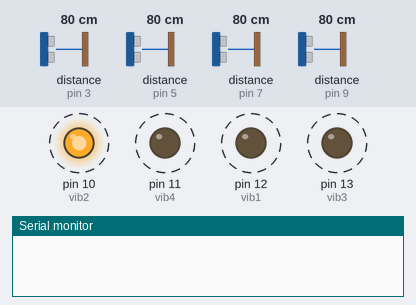
Bench run of a sketch on a simulated Arduino Uno, built with avr-gcc and run on an emulated ATmega328P. Parts: output pins drawn as LEDs (lit = HIGH), the last lines printed to the serial monitor. Wiring (inferred from the names in the program): 4 × ultrasonic range finder: trigger pin 2, echo pin 3 / trigger pin 4, echo pin 5 / trigger pin 6, echo pin 7 / trigger pin 8, echo pin 9. Dashed ring = blinking. Inputs (shaded band) come from the test bench; at power-on: distance to the obstacle (sensors on pin 3, pin 5, pin 9, pin 7) 80 cm. The echo pulse lasts 58.3 µs per cm; pins used as bus, display or sensor lines are not drawn.

Above: at 1.47 s.
1.5 s: distance to the obstacle (sensor on pin 3) set to 120 cm
4.8 s: distance to the obstacle (sensor on pin 5) set to 120 cm
8.1 s: distance to the obstacle (sensor on pin 9) set to 120 cm
11.4 s: distance to the obstacle (sensor on pin 9) set to 149 cm
At 11.55 s:
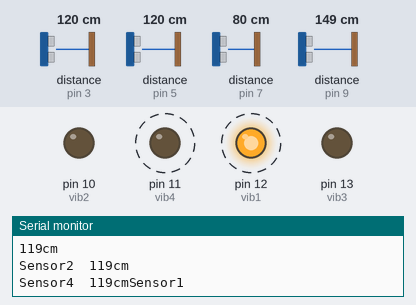
14.7 s: distance to the obstacle (sensor on pin 9) set to 158 cm
At 15.08 s:
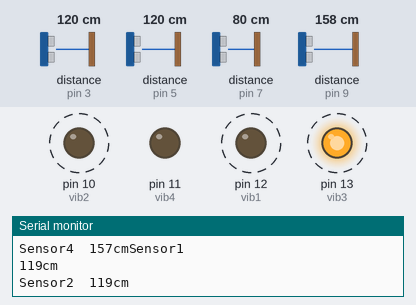
18.0 s: distance to the obstacle (sensor on pin 9) set to 2 cm
At 18.21 s:
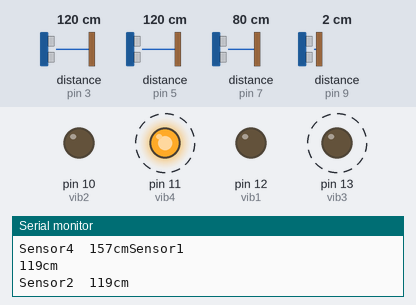
Timing chart, 0 to 22.3 s (numbered marks = the images above; inputs shaded):
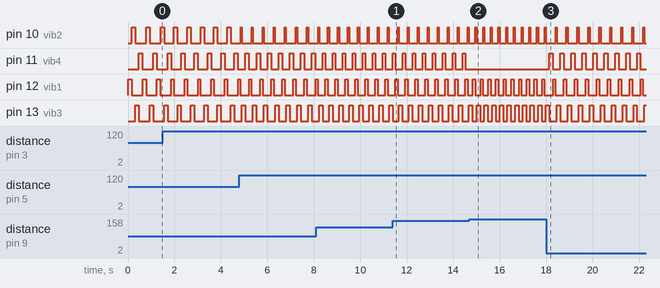

Measured:
- the behaviour switches between 153 and 154 cm on distance to the obstacle (sensor on pin 9) (found by bisection; images 1 and 2)
- after the input at 14.7 s, pin 11 (vib4): stops changing and stays LOW
- after the input at 18.0 s, pin 10 (vib2): alternates HIGH for 0.05 s and LOW for 0.42 s, starting after 0.41 s; pin 11 (vib4): alternates HIGH for 0.15 s and LOW for 0.32 s, starting after 0.14 s
- by itself, pin 10 (vib2): alternates HIGH for 0.05 s and LOW for 0.28 s
- by itself, pin 11 (vib4): alternates HIGH for 0.10 s and LOW for 0.33 s
- by itself, pin 12 (vib1): alternates HIGH for 0.10 s and LOW for 0.23 s
- by itself, pin 13 (vib3): alternates HIGH for 0.15 s and LOW for 0.18 s

The sketch:

5sensor.ino
```cpp
const int trigPin1=2;
const int echoPin1=3;

const int trigPin2=4;
const int echoPin2=5;

const int trigPin3=6;
const int echoPin3=7;

const int trigPin4= 8;
const int echoPin4=9;

const int vib1 = 12;
const int vib2 = 10;
const int vib3 = 13;
const int vib4 = 11;

void setup() {
  //Initializes Sensors and Vibration Motors
  Serial.begin (9600);
  pinMode(trigPin1, OUTPUT);
  pinMode(echoPin1, INPUT);
  pinMode(trigPin2, OUTPUT);
  pinMode(echoPin2, INPUT);
  pinMode(trigPin3, OUTPUT);
  pinMode(echoPin3, INPUT);
  pinMode(trigPin4, OUTPUT);
  pinMode(echoPin4, INPUT);
  pinMode(vib1, OUTPUT);
  pinMode(vib2, OUTPUT);
  pinMode(vib3, OUTPUT);
  pinMode(vib4, OUTPUT);
}

void loop() {
//Distance calculation for Sensor 1 (Top)
  long duration1, distance1;
  digitalWrite(trigPin1, LOW);
  delayMicroseconds(2);
  digitalWrite(trigPin1, HIGH);
  delayMicroseconds(10);
  digitalWrite(trigPin1, LOW);
  duration1 = pulseIn(echoPin1, HIGH);
  distance1 = (duration1/2) / 29.1;
//Vibration Motor Control
  if (distance1 <= 152.4){
      digitalWrite(vib1, HIGH);
      delay(100);
      digitalWrite(vib1, LOW);
  }
  if (distance1 <= 91){
      digitalWrite(vib1, HIGH);
      delay(50);
      digitalWrite(vib1, LOW);
  }
  else {
    Serial.println ( "Sensor1  ");
    Serial.print ( distance1);
    Serial.println("cm");
  }
//Distance calculation for Sensor 2 (Bottom)
  long duration2, distance2;
  digitalWrite(trigPin2, LOW);
  delayMicroseconds(2);
  digitalWrite(trigPin2, HIGH);
  delayMicroseconds(10);
  digitalWrite(trigPin2, LOW);
  duration2 = pulseIn(echoPin2, HIGH);
  distance2= (duration2/2) / 29.1;
//Vibration Motor Control
  if (distance2 <= 152.4){
      digitalWrite(vib2, HIGH);
      delay(50);
      digitalWrite(vib2, LOW);
  }
   if (distance2 <= 91){
      digitalWrite(vib2, HIGH);
      delay(100);
      digitalWrite(vib2, LOW);
  }
  else {
    Serial.print("Sensor2  ");
    Serial.print(distance2);
    Serial.println("cm");
  }

//Distance calculation for Sensor 3 (Left)
  long duration3, distance3;
  digitalWrite(trigPin3, LOW);
  delayMicroseconds(2);
  digitalWrite(trigPin3, HIGH);
  delayMicroseconds(10);
  digitalWrite(trigPin3, LOW);
  duration3 = pulseIn(echoPin3, HIGH);
  distance3= (duration3/2) / 29.1;
//Vibration Motor Control
   if (distance3 <= 152.4){
    digitalWrite(vib3, HIGH);
    delay(100);
    digitalWrite(vib3, LOW);
  }
  if (distance3 <= 91){
    digitalWrite(vib3, HIGH);
    delay(50);
    digitalWrite(vib3, LOW);
  }
  else {
    Serial.print("Sensor3  ");
    Serial.print(distance3);
    Serial.println("cm");
  }
//Distance calculation for Sensor 4 (Right)
  long duration4, distance4;
  digitalWrite(trigPin4, LOW);
  delayMicroseconds(2);
  digitalWrite(trigPin4, HIGH);
  delayMicroseconds(10);
  digitalWrite(trigPin4, LOW);
  duration4 = pulseIn(echoPin4, HIGH);
  distance4= (duration4/2) / 29.1;
//Vibration Motor Control
  if (distance4 <= 152.4){
    digitalWrite(vib4, HIGH);
    delay(100);
    digitalWrite(vib4, LOW);

  }
   if (distance4 <= 91){
    digitalWrite(vib4, HIGH);
    delay(50);
    digitalWrite(vib4, LOW);

  }
  else {
    Serial.print("Sensor4  ");
    Serial.print(distance4);
    Serial.print("cm");
  }
}
```
